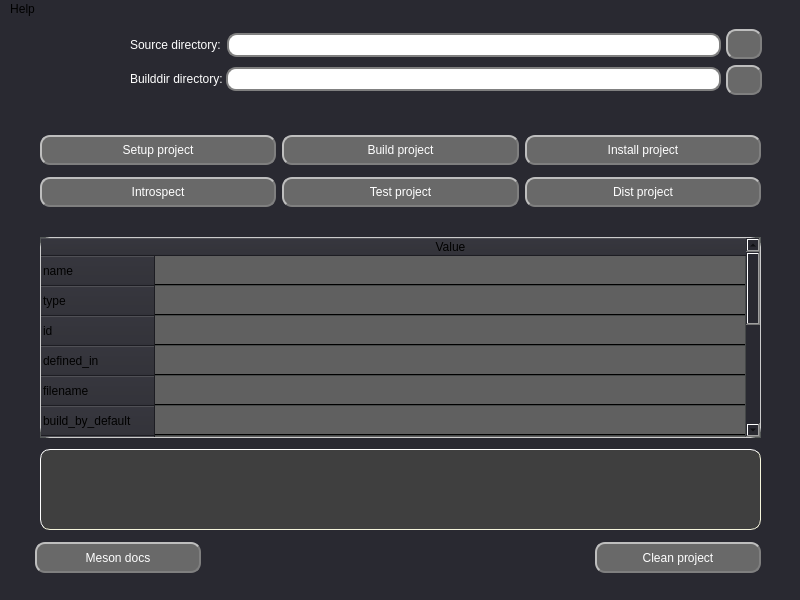
<?xml version="1.0" encoding="UTF-8"?>
<ui version="4.0">
 <class>MainWindow</class>
 <widget class="QMainWindow" name="MainWindow">
  <property name="geometry">
   <rect>
    <x>0</x>
    <y>0</y>
    <width>800</width>
    <height>600</height>
   </rect>
  </property>
  <property name="windowTitle">
   <string>Meson-ui</string>
  </property>
  <property name="styleSheet">
   <string notr="true">background-color: rgb(41, 41, 49);</string>
  </property>
  <widget class="QWidget" name="centralwidget">
   <widget class="QLabel" name="label_logo">
    <property name="geometry">
     <rect>
      <x>30</x>
      <y>15</y>
      <width>81</width>
      <height>81</height>
     </rect>
    </property>
    <property name="styleSheet">
     <string notr="true">QLineEdit {
    url(:/icons/icons/ic_app.png)
}</string>
    </property>
    <property name="text">
     <string/>
    </property>
    <property name="pixmap">
     <pixmap resource="../resource.qrc">:/ic_res/icons/ic_app.png</pixmap>
    </property>
    <property name="scaledContents">
     <bool>true</bool>
    </property>
   </widget>
   <widget class="QWidget" name="layoutWidget">
    <property name="geometry">
     <rect>
      <x>130</x>
      <y>10</y>
      <width>591</width>
      <height>66</height>
     </rect>
    </property>
    <layout class="QVBoxLayout" name="verticalLayout_4">
     <item>
      <layout class="QHBoxLayout" name="horizontalLayout_3">
       <item>
        <widget class="QLabel" name="label_source">
         <property name="styleSheet">
          <string notr="true">color: rgb(255, 255, 255);
font: 15pt &quot;Gill Sans&quot;</string>
         </property>
         <property name="text">
          <string>Source directory:</string>
         </property>
        </widget>
       </item>
       <item>
        <widget class="QLineEdit" name="source_dir">
         <property name="styleSheet">
          <string notr="true">QLineEdit {
    border-width: 5px;
    border-radius: 15px;
    font: 13pt &quot;Gill Sans&quot;;
    border: 2px solid gray;
    border-radius: 10px;
    padding: 2 10px;
    background: rgb(255, 255, 255);
    color: rgb(0, 0, 0);
    selection-background-color: rgb(233, 233, 233);
}</string>
         </property>
        </widget>
       </item>
      </layout>
     </item>
     <item>
      <layout class="QHBoxLayout" name="horizontalLayout_4">
       <property name="spacing">
        <number>3</number>
       </property>
       <item>
        <widget class="QLabel" name="lable_build">
         <property name="styleSheet">
          <string notr="true">color: rgb(255, 255, 255);
font: 15pt &quot;Gill Sans&quot;</string>
         </property>
         <property name="text">
          <string>Builddir directory:</string>
         </property>
        </widget>
       </item>
       <item>
        <widget class="QLineEdit" name="build_dir">
         <property name="styleSheet">
          <string notr="true">QLineEdit {
    border-width: 5px;
    border-radius: 15px;
    font: 13pt &quot;Gill Sans&quot;;
    border: 2px solid gray;
    border-radius: 10px;
    padding: 2 10px;
    background: rgb(255, 255, 255);
    color: rgb(0, 0, 0);
    selection-background-color: rgb(233, 233, 233);
}</string>
         </property>
        </widget>
       </item>
      </layout>
     </item>
    </layout>
   </widget>
   <widget class="QPushButton" name="push_open">
    <property name="geometry">
     <rect>
      <x>726</x>
      <y>10</y>
      <width>36</width>
      <height>30</height>
     </rect>
    </property>
    <property name="styleSheet">
     <string notr="true">QPushButton {
    background-color: rgb(105, 105, 105);
    border-style: outset;
    border-width: 2px;
    border-radius: 10px;
    border-color: rgb(127, 127, 127);
    color: rgb(255, 255, 255);
    font: 13pt &quot;Gill Sans&quot;;
    min-width: 2em;
    padding: 1px;
}

QPushButton:pressed {
    background-color: rgb(127, 127, 127);
    border-style: inset;
    color: rgb(36, 255, 6);
}</string>
    </property>
    <property name="text">
     <string/>
    </property>
    <property name="icon">
     <iconset resource="../resource.qrc">
      <normaloff>:/ic_res/icons/open_dir.png</normaloff>:/ic_res/icons/open_dir.png</iconset>
    </property>
   </widget>
   <widget class="QTextEdit" name="mesonui_output_console">
    <property name="geometry">
     <rect>
      <x>40</x>
      <y>430</y>
      <width>721</width>
      <height>81</height>
     </rect>
    </property>
    <property name="styleSheet">
     <string notr="true">QTextEdit {
    background-attachment: scroll;
    background-color: rgb(63, 63, 63);
    border-color: rgb(245, 251, 251);
    border-style: outset;
    border-width: 1px;
    border-radius: 10px;
    border-color: beige;
    padding: 6px;
    color: rgb(63, 255, 6);
    font: 13pt &quot;Monaco&quot;;
}</string>
    </property>
    <property name="readOnly">
     <bool>true</bool>
    </property>
   </widget>
   <widget class="QPushButton" name="push_clean">
    <property name="geometry">
     <rect>
      <x>595</x>
      <y>523</y>
      <width>166</width>
      <height>31</height>
     </rect>
    </property>
    <property name="styleSheet">
     <string notr="true">QPushButton {
    background-color: rgb(105, 105, 105);
    border-style: outset;
    border-width: 2px;
    border-radius: 10px;
    border-color: rgb(127, 127, 127);
    color: rgb(255, 255, 255);
    font: 13pt &quot;Gill Sans&quot;;
    min-width: 10em;
    padding: 6px;
}

QPushButton:pressed {
    background-color: rgb(127, 127, 127);
    border-style: inset;
    color: rgb(36, 255, 6);
}</string>
    </property>
    <property name="text">
     <string>Clean project</string>
    </property>
   </widget>
   <widget class="QPushButton" name="push_docs">
    <property name="geometry">
     <rect>
      <x>35</x>
      <y>523</y>
      <width>166</width>
      <height>31</height>
     </rect>
    </property>
    <property name="styleSheet">
     <string notr="true">QPushButton {
    background-color: rgb(105, 105, 105);
    border-style: outset;
    border-width: 2px;
    border-radius: 10px;
    border-color: rgb(127, 127, 127);
    color: rgb(255, 255, 255);
    font: 13pt &quot;Gill Sans&quot;;
    min-width: 10em;
    padding: 6px;
}

QPushButton:pressed {
    background-color: rgb(127, 127, 127);
    border-style: inset;
    color: rgb(36, 255, 6);
}</string>
    </property>
    <property name="text">
     <string>Meson docs</string>
    </property>
   </widget>
   <widget class="QPushButton" name="push_clear">
    <property name="geometry">
     <rect>
      <x>726</x>
      <y>46</y>
      <width>36</width>
      <height>30</height>
     </rect>
    </property>
    <property name="styleSheet">
     <string notr="true">QPushButton {
    background-color: rgb(105, 105, 105);
    border-style: outset;
    border-width: 2px;
    border-radius: 10px;
    border-color: rgb(127, 127, 127);
    color: rgb(255, 255, 255);
    font: 13pt &quot;Gill Sans&quot;;
    min-width: 2em;
    padding: 1px;
}

QPushButton:pressed {
    background-color: rgb(127, 127, 127);
    border-style: inset;
    color: rgb(36, 255, 6);
}</string>
    </property>
    <property name="text">
     <string/>
    </property>
    <property name="icon">
     <iconset resource="../resource.qrc">
      <normaloff>:/ic_res/icons/clear.png</normaloff>:/ic_res/icons/clear.png</iconset>
    </property>
   </widget>
   <widget class="QWidget" name="layoutWidget">
    <property name="geometry">
     <rect>
      <x>40</x>
      <y>110</y>
      <width>721</width>
      <height>86</height>
     </rect>
    </property>
    <layout class="QVBoxLayout" name="verticalLayout_5">
     <item>
      <layout class="QHBoxLayout" name="horizontalLayout">
       <property name="spacing">
        <number>-1</number>
       </property>
       <item>
        <widget class="QPushButton" name="push_setup">
         <property name="styleSheet">
          <string notr="true">QPushButton {
    background-color: rgb(105, 105, 105);
    border-style: outset;
    border-width: 2px;
    border-radius: 10px;
    border-color: rgb(127, 127, 127);
    color: rgb(255, 255, 255);
    font: 13pt &quot;Gill Sans&quot;;
    min-width: 10em;
    padding: 6px;
}

QPushButton:pressed {
    background-color: rgb(127, 127, 127);
    border-style: inset;
    color: rgb(36, 255, 6);
}</string>
         </property>
         <property name="text">
          <string>Setup project</string>
         </property>
        </widget>
       </item>
       <item>
        <widget class="QPushButton" name="push_build">
         <property name="styleSheet">
          <string notr="true">QPushButton {
    background-color: rgb(105, 105, 105);
    border-style: outset;
    border-width: 2px;
    border-radius: 10px;
    border-color: rgb(127, 127, 127);
    color: rgb(255, 255, 255);
    font: 13pt &quot;Gill Sans&quot;;
    min-width: 10em;
    padding: 6px;
}

QPushButton:pressed {
    background-color: rgb(127, 127, 127);
    border-style: inset;
    color: rgb(36, 255, 6);
}</string>
         </property>
         <property name="text">
          <string>Build project</string>
         </property>
        </widget>
       </item>
       <item>
        <widget class="QPushButton" name="push_install">
         <property name="styleSheet">
          <string notr="true">QPushButton {
    background-color: rgb(105, 105, 105);
    border-style: outset;
    border-width: 2px;
    border-radius: 10px;
    border-color: rgb(127, 127, 127);
    color: rgb(255, 255, 255);
    font: 13pt &quot;Gill Sans&quot;;
    min-width: 10em;
    padding: 6px;
}

QPushButton:pressed {
    background-color: rgb(127, 127, 127);
    border-style: inset;
    color: rgb(36, 255, 6);
}</string>
         </property>
         <property name="text">
          <string>Install project</string>
         </property>
        </widget>
       </item>
      </layout>
     </item>
     <item>
      <layout class="QHBoxLayout" name="horizontalLayout_2" stretch="0,0,0">
       <property name="spacing">
        <number>-1</number>
       </property>
       <item>
        <widget class="QPushButton" name="push_intro">
         <property name="styleSheet">
          <string notr="true">QPushButton {
    background-color: rgb(105, 105, 105);
    border-style: outset;
    border-width: 2px;
    border-radius: 10px;
    border-color: rgb(127, 127, 127);
    color: rgb(255, 255, 255);
    font: 13pt &quot;Gill Sans&quot;;
    min-width: 10em;
    padding: 6px;
}

QPushButton:pressed {
    background-color: rgb(127, 127, 127);
    border-style: inset;
    color: rgb(36, 255, 6);
}</string>
         </property>
         <property name="text">
          <string>Introspect</string>
         </property>
        </widget>
       </item>
       <item>
        <widget class="QPushButton" name="push_test">
         <property name="styleSheet">
          <string notr="true">QPushButton {
    background-color: rgb(105, 105, 105);
    border-style: outset;
    border-width: 2px;
    border-radius: 10px;
    border-color: rgb(127, 127, 127);
    color: rgb(255, 255, 255);
    font: 13pt &quot;Gill Sans&quot;;
    min-width: 10em;
    padding: 6px;
}

QPushButton:pressed {
    background-color: rgb(127, 127, 127);
    border-style: inset;
    color: rgb(36, 255, 6);
}</string>
         </property>
         <property name="text">
          <string>Test project</string>
         </property>
        </widget>
       </item>
       <item>
        <widget class="QPushButton" name="push_dist">
         <property name="styleSheet">
          <string notr="true">QPushButton {
    background-color: rgb(105, 105, 105);
    border-style: outset;
    border-width: 2px;
    border-radius: 10px;
    border-color: rgb(127, 127, 127);
    color: rgb(255, 255, 255);
    font: 13pt &quot;Gill Sans&quot;;
    min-width: 10em;
    padding: 6px;
}

QPushButton:pressed {
    background-color: rgb(127, 127, 127);
    border-style: inset;
    color: rgb(36, 255, 6);
}</string>
         </property>
         <property name="text">
          <string>Dist project</string>
         </property>
        </widget>
       </item>
      </layout>
     </item>
    </layout>
   </widget>
   <widget class="QTableWidget" name="targets_view">
    <property name="geometry">
     <rect>
      <x>40</x>
      <y>218</y>
      <width>721</width>
      <height>201</height>
     </rect>
    </property>
    <property name="autoFillBackground">
     <bool>true</bool>
    </property>
    <property name="styleSheet">
     <string notr="true">QTableWidget {
	border: 1px solid #cccccc;
	border-radius: 10px;
	background-color: rgb(83, 87, 86);
}

QTableWidget::item {
	border-bottom: 1px solid;
	background-color: rgb(96, 96, 96);
    color: rgb(56, 139, 12);
}

QTableWidget::item:hover {
	border: 1px solid rgb(57, 187, 3);
	border-radius: 10px;
	background-color: rgb(255, 255, 255);
}
</string>
    </property>
    <attribute name="horizontalHeaderCascadingSectionResizes">
     <bool>false</bool>
    </attribute>
    <attribute name="horizontalHeaderShowSortIndicator" stdset="0">
     <bool>false</bool>
    </attribute>
    <attribute name="horizontalHeaderStretchLastSection">
     <bool>true</bool>
    </attribute>
    <attribute name="verticalHeaderCascadingSectionResizes">
     <bool>true</bool>
    </attribute>
    <attribute name="verticalHeaderShowSortIndicator" stdset="0">
     <bool>false</bool>
    </attribute>
    <attribute name="verticalHeaderStretchLastSection">
     <bool>false</bool>
    </attribute>
    <row>
     <property name="text">
      <string>name</string>
     </property>
    </row>
    <row>
     <property name="text">
      <string>type</string>
     </property>
    </row>
    <row>
     <property name="text">
      <string>id</string>
     </property>
    </row>
    <row>
     <property name="text">
      <string>defined_in</string>
     </property>
    </row>
    <row>
     <property name="text">
      <string>filename</string>
     </property>
    </row>
    <row>
     <property name="text">
      <string>build_by_default</string>
     </property>
    </row>
    <row>
     <property name="text">
      <string>language</string>
     </property>
    </row>
    <row>
     <property name="text">
      <string>compiler</string>
     </property>
    </row>
    <row>
     <property name="text">
      <string>parameters</string>
     </property>
    </row>
    <row>
     <property name="text">
      <string>sources</string>
     </property>
    </row>
    <row>
     <property name="text">
      <string>generated_sources</string>
     </property>
    </row>
    <row>
     <property name="text">
      <string>subproject</string>
     </property>
    </row>
    <row>
     <property name="text">
      <string>installed</string>
     </property>
    </row>
    <row>
     <property name="text">
      <string>install_filename</string>
     </property>
    </row>
    <column>
     <property name="text">
      <string>Value</string>
     </property>
    </column>
   </widget>
  </widget>
  <widget class="QStatusBar" name="statusbar"/>
  <widget class="QMenuBar" name="menuBar">
   <property name="geometry">
    <rect>
     <x>0</x>
     <y>0</y>
     <width>800</width>
     <height>22</height>
    </rect>
   </property>
   <widget class="QMenu" name="menuHelp">
    <property name="title">
     <string>Help</string>
    </property>
    <addaction name="actionAbout_Meson_ui"/>
    <addaction name="actionMeson_docs"/>
    <addaction name="actionMeson_QnA"/>
    <addaction name="separator"/>
    <addaction name="actionMeson_ui_issue"/>
    <addaction name="actionMeson_issue"/>
   </widget>
   <addaction name="menuHelp"/>
  </widget>
  <action name="actionMeson_docs">
   <property name="icon">
    <iconset resource="../resource.qrc">
     <normaloff>:/ic_res/icons/ic_docs.png</normaloff>:/ic_res/icons/ic_docs.png</iconset>
   </property>
   <property name="text">
    <string>Meson docs</string>
   </property>
  </action>
  <action name="actionMeson_QnA">
   <property name="icon">
    <iconset resource="../resource.qrc">
     <normaloff>:/ic_res/icons/qna_ic.png</normaloff>:/ic_res/icons/qna_ic.png</iconset>
   </property>
   <property name="text">
    <string>Meson QnA</string>
   </property>
  </action>
  <action name="actionMeson_ui_issue">
   <property name="icon">
    <iconset resource="../resource.qrc">
     <normaloff>:/ic_res/icons/github_ic.png</normaloff>:/ic_res/icons/github_ic.png</iconset>
   </property>
   <property name="text">
    <string>Meson-ui issue</string>
   </property>
  </action>
  <action name="actionMeson_issue">
   <property name="icon">
    <iconset resource="../resource.qrc">
     <normaloff>:/ic_res/icons/github_ic.png</normaloff>:/ic_res/icons/github_ic.png</iconset>
   </property>
   <property name="text">
    <string>Meson issue</string>
   </property>
  </action>
  <action name="actionAbout_Meson_ui">
   <property name="icon">
    <iconset resource="../resource.qrc">
     <normaloff>:/ic_res/icons/info_ic.png</normaloff>:/ic_res/icons/info_ic.png</iconset>
   </property>
   <property name="text">
    <string>About Meson-ui</string>
   </property>
  </action>
 </widget>
 <resources>
  <include location="../resource.qrc"/>
 </resources>
 <connections/>
</ui>
